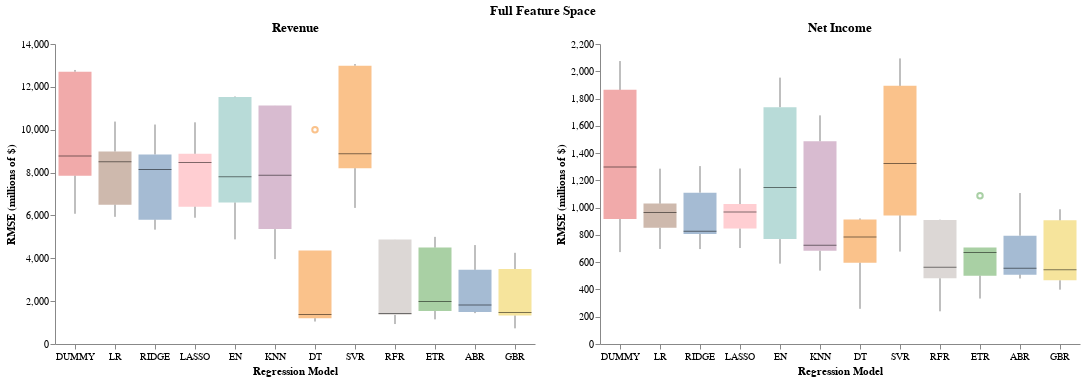

The code cell stored with this chart in its notebook:
### Code cell
full_chart3 = (rev_chart3 | ear_chart3).properties(
    title=alt.TitleParams('Full Feature Space', anchor='middle'))
full_chart3.configure_view(stroke=None)

### Figure 1 — Vega-Lite specification as saved in the notebook (floating-point values rounded to 4 significant figures)
{"config": {"view": {"continuousWidth": 300, "continuousHeight": 300, "stroke": null}}, "hconcat": [{"data": {"name": "data-f2dc8469ef8fd3deb33f39e7c5252261"}, "mark": {"type": "boxplot", "median": {"color": "black", "strokeWidth": 3}, "opacity": 0.5, "size": 33}, "encoding": {"color": {"field": "model", "legend": null, "type": "nominal"}, "x": {"axis": {"grid": false, "labelAngle": 0}, "field": "model", "sort": ["DUMMY", "LR", "RIDGE", "LASSO", "EN", "KNN", "DT", "SVR", "RFR", "ETR", "ABR", "GBR"], "title": "Regression Model", "type": "nominal"}, "y": {"axis": {"grid": false}, "field": "rmse", "title": "RMSE (millions of $)", "type": "quantitative"}}, "height": 300, "title": "Revenue", "width": 480}, {"data": {"name": "data-0370dd9ff87c2592e8acb23bbfdea3dd"}, "mark": {"type": "boxplot", "median": {"color": "black", "strokeWidth": 3}, "opacity": 0.5, "size": 33}, "encoding": {"color": {"field": "model", "legend": null, "type": "nominal"}, "x": {"axis": {"grid": false, "labelAngle": 0}, "field": "model", "sort": ["DUMMY", "LR", "RIDGE", "LASSO", "EN", "KNN", "DT", "SVR", "RFR", "ETR", "ABR", "GBR"], "title": "Regression Model", "type": "nominal"}, "y": {"axis": {"grid": false}, "field": "rmse", "title": "RMSE (millions of $)", "type": "quantitative"}}, "height": 300, "title": "Net Income", "width": 480}], "title": {"text": "Full Feature Space", "anchor": "middle"}, "$schema": "https://vega.github.io/schema/vega-lite/v5.20.1.json", "datasets": {"data-f2dc8469ef8fd3deb33f39e7c5252261": [{"model": "DUMMY", "rmse": 12790.0}, {"model": "DUMMY", "rmse": 6077.0}, {"model": "DUMMY", "rmse": 7852.0}, {"model": "DUMMY", "rmse": 12710.0}, {"model": "DUMMY", "rmse": 8771.0}, {"model": "LR", "rmse": 10380.0}, {"model": "LR", "rmse": 5934.0}, {"model": "LR", "rmse": 6499.0}, {"model": "LR", "rmse": 8502.0}, {"model": "LR", "rmse": 8986.0}, {"model": "RIDGE", "rmse": 10240.0}, {"model": "RIDGE", "rmse": 5336.0}, {"model": "RIDGE", "rmse": 5801.0}, {"model": "RIDGE", "rmse": 8847.0}, {"model": "RIDGE", "rmse": 8147.0}, {"model": "LASSO", "rmse": 10350.0}, {"model": "LASSO", "rmse": 5892.0}, {"model": "LASSO", "rmse": 6410.0}, {"model": "LASSO", "rmse": 8467.0}, {"model": "LASSO", "rmse": 8874.0}, {"model": "EN", "rmse": 11550.0}, {"model": "EN", "rmse": 4883.0}, {"model": "EN", "rmse": 6604.0}, {"model": "EN", "rmse": 11520.0}, {"model": "EN", "rmse": 7806.0}, {"model": "KNN", "rmse": 11130.0}, {"model": "KNN", "rmse": 3962.0}, {"model": "KNN", "rmse": 5362.0}, {"model": "KNN", "rmse": 11130.0}, {"model": "KNN", "rmse": 7880.0}, {"model": "DT", "rmse": 4364.0}, {"model": "DT", "rmse": 1202.0}, {"model": "DT", "rmse": 1048.0}, {"model": "DT", "rmse": 10000.0}, {"model": "DT", "rmse": 1373.0}, {"model": "SVR", "rmse": 13060.0}, {"model": "SVR", "rmse": 6350.0}, {"model": "SVR", "rmse": 8203.0}, {"model": "SVR", "rmse": 12990.0}, {"model": "SVR", "rmse": 8877.0}, {"model": "RFR", "rmse": 4877.0}, {"model": "RFR", "rmse": 931.5}, {"model": "RFR", "rmse": 1361.0}, {"model": "RFR", "rmse": 4879.0}, {"model": "RFR", "rmse": 1418.0}, {"model": "ETR", "rmse": 4999.0}, {"model": "ETR", "rmse": 1987.0}, {"model": "ETR", "rmse": 1539.0}, {"model": "ETR", "rmse": 4503.0}, {"model": "ETR", "rmse": 1150.0}, {"model": "ABR", "rmse": 3464.0}, {"model": "ABR", "rmse": 1441.0}, {"model": "ABR", "rmse": 1497.0}, {"model": "ABR", "rmse": 4616.0}, {"model": "ABR", "rmse": 1819.0}, {"model": "GBR", "rmse": 3501.0}, {"model": "GBR", "rmse": 730.4}, {"model": "GBR", "rmse": 1470.0}, {"model": "GBR", "rmse": 4255.0}, {"model": "GBR", "rmse": 1329.0}], "data-0370dd9ff87c2592e8acb23bbfdea3dd": [{"model": "DUMMY", "rmse": 916.4}, {"model": "DUMMY", "rmse": 1297.0}, {"model": "DUMMY", "rmse": 1864.0}, {"model": "DUMMY", "rmse": 2075.0}, {"model": "DUMMY", "rmse": 674.0}, {"model": "LR", "rmse": 851.7}, {"model": "LR", "rmse": 697.1}, {"model": "LR", "rmse": 1030.0}, {"model": "LR", "rmse": 1286.0}, {"model": "LR", "rmse": 965.2}, {"model": "RIDGE", "rmse": 806.9}, {"model": "RIDGE", "rmse": 696.1}, {"model": "RIDGE", "rmse": 1110.0}, {"model": "RIDGE", "rmse": 1305.0}, {"model": "RIDGE", "rmse": 826.0}, {"model": "LASSO", "rmse": 846.7}, {"model": "LASSO", "rmse": 703.8}, {"model": "LASSO", "rmse": 1026.0}, {"model": "LASSO", "rmse": 1287.0}, {"model": "LASSO", "rmse": 967.3}, {"model": "EN", "rmse": 769.3}, {"model": "EN", "rmse": 1148.0}, {"model": "EN", "rmse": 1737.0}, {"model": "EN", "rmse": 1953.0}, {"model": "EN", "rmse": 589.3}, {"model": "KNN", "rmse": 683.5}, {"model": "KNN", "rmse": 724.7}, {"model": "KNN", "rmse": 1487.0}, {"model": "KNN", "rmse": 1677.0}, {"model": "KNN", "rmse": 537.9}, {"model": "DT", "rmse": 596.1}, {"model": "DT", "rmse": 912.2}, {"model": "DT", "rmse": 920.6}, {"model": "DT", "rmse": 784.1}, {"model": "DT", "rmse": 258.0}, {"model": "SVR", "rmse": 943.0}, {"model": "SVR", "rmse": 1324.0}, {"model": "SVR", "rmse": 1893.0}, {"model": "SVR", "rmse": 2094.0}, {"model": "SVR", "rmse": 677.7}, {"model": "RFR", "rmse": 481.9}, {"model": "RFR", "rmse": 239.7}, {"model": "RFR", "rmse": 911.4}, {"model": "RFR", "rmse": 909.4}, {"model": "RFR", "rmse": 563.2}, {"model": "ETR", "rmse": 500.5}, {"model": "ETR", "rmse": 333.3}, {"model": "ETR", "rmse": 707.0}, {"model": "ETR", "rmse": 1086.0}, {"model": "ETR", "rmse": 671.9}, {"model": "ABR", "rmse": 555.0}, {"model": "ABR", "rmse": 480.2}, {"model": "ABR", "rmse": 1107.0}, {"model": "ABR", "rmse": 794.6}, {"model": "ABR", "rmse": 508.6}, {"model": "GBR", "rmse": 544.5}, {"model": "GBR", "rmse": 398.5}, {"model": "GBR", "rmse": 988.0}, {"model": "GBR", "rmse": 906.7}, {"model": "GBR", "rmse": 467.2}]}}
